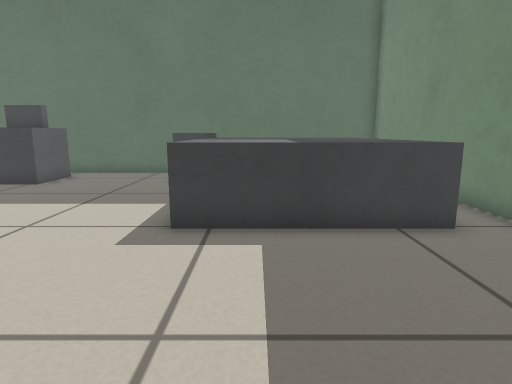
View 1 (above)

16 first-person views from a walk through a robot-simulator world made for Stage. The camera is 0.5 m above the floor, tilts 10° down and sees 75° across. The lines on the ground mark 1 m squares. The floor is counted in squares, 0.25 m on a side. Each view is taken from the middle of a square. On the plan, view 1 faces up. The plan holds only what a view shows up to about 18 squares ahead; the rest is blank. The place goes on beyond the plan. Robots are left out.

View 2
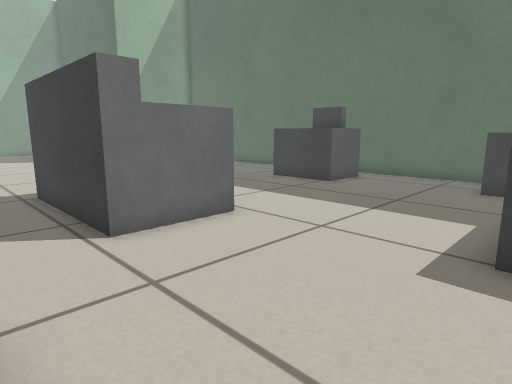

View 3
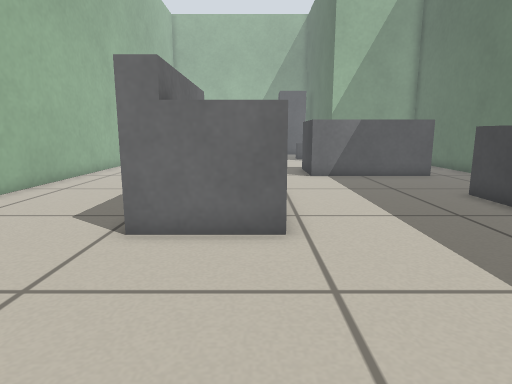

View 4
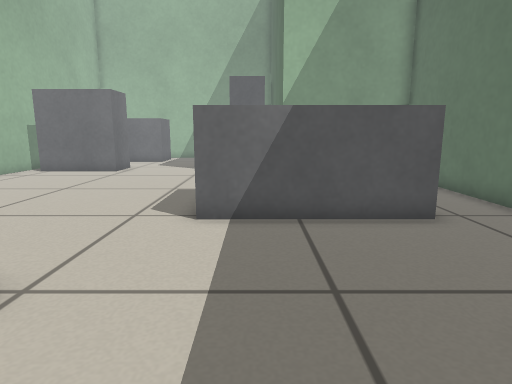

View 5
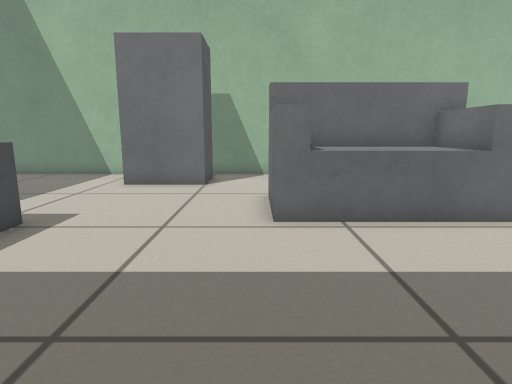

View 6
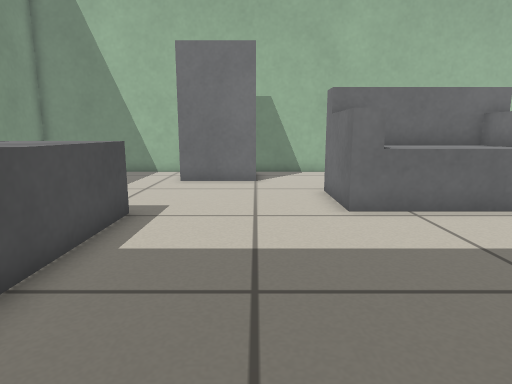

View 7
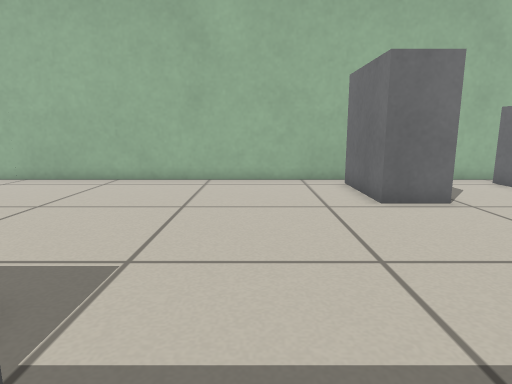

View 8
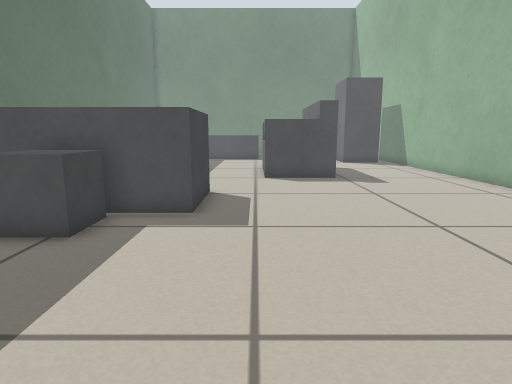

View 9
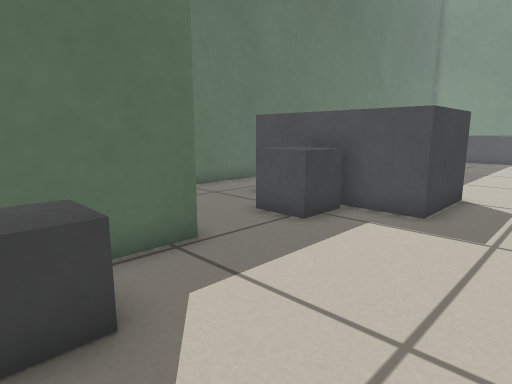

View 10
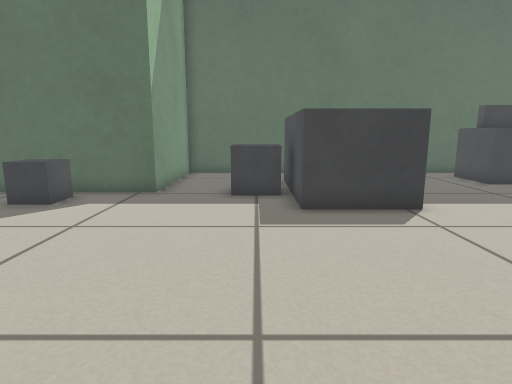

View 11
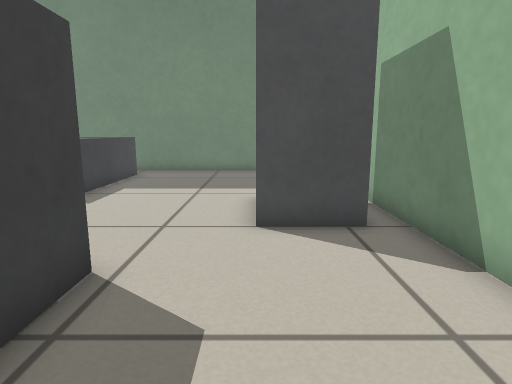

View 12
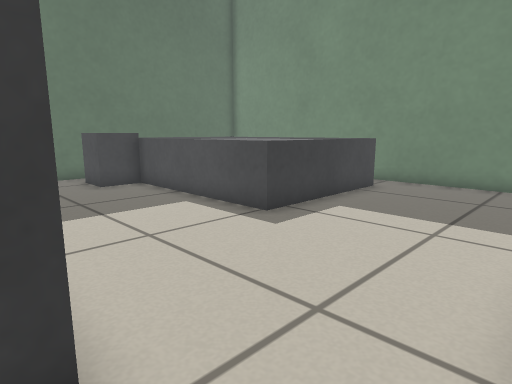

View 13
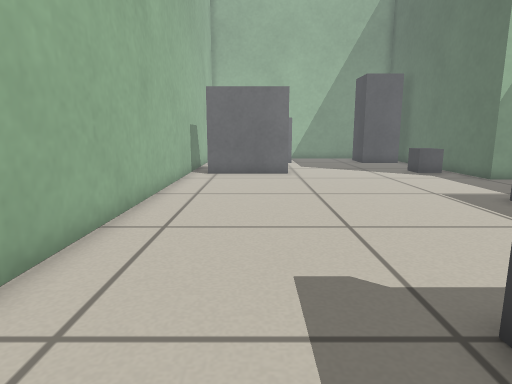

View 14
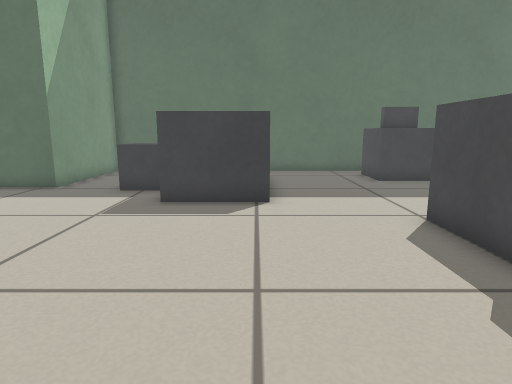

View 15
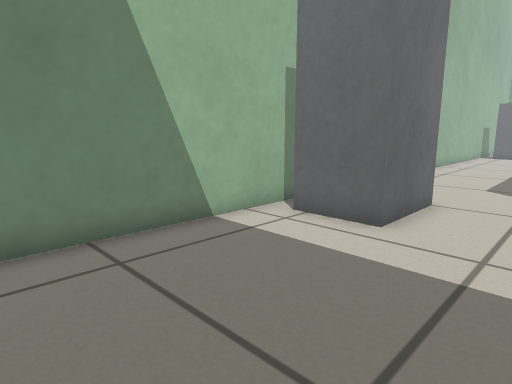

View 16
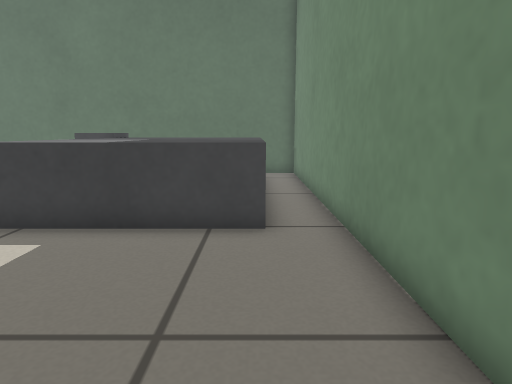

### Floor plan
Key: @ floor where view 1 was taken; # wall or solid block; . floor; = window, fence, low wall or low ledge; B grey box.
Columns run from 28 left of view 1 to 6 right of it. Each row starts with its distance up from view 1.
 17     ###############################
 16     #............  .......       .#
 15     #...........BBBB.....BB      .#
 14     #...B  B....B  B.....BB  B   .#
 13    ##...B  B....BBBB......BBBBBBB.#
 12    ##.BBB  B..............BB   B .#
 11 ####..BBB  B..............B B   B.#
 10 BB......B  B..............BBBBBBB.#
  9 BB......BBBB..............BBBBBBB.#
  8 ..........................BBBBBBB.#
  7 ...............=BBBB#.....BBBBBBB.#
  6 ...............=BBBB#=............#
  5 ...............=BBBB#=............#
  4 ...............=#####=............#
  3 BB.............======.............#
  2  B................................#
  1  B.....................BBBB.......#
  0  B.....................B  B.@.....#
 -1  B.....................B  B.......#
 -2 ###################################

Where each view was taken, in squares from view 1:
view 1: 0 up, 0 right, facing up
view 2: 1 up, 1 left, facing up-left
view 3: 6 up, 1 left, facing left
view 4: 10 up, 9 left, facing left
view 5: 14 up, 7 left, facing down
view 6: 15 up, 5 left, facing down
view 7: 12 up, 23 left, facing down
view 8: 7 up, 28 left, facing right
view 9: 6 up, 28 left, facing up-right
view 10: 0 up, 21 left, facing up
view 11: 1 up, 12 left, facing right
view 12: 1 up, 8 left, facing up-right
view 13: 1 up, 10 left, facing left
view 14: 1 down, 17 left, facing up
view 15: 4 up, 5 right, facing down-left
view 16: 0 up, 4 right, facing up
